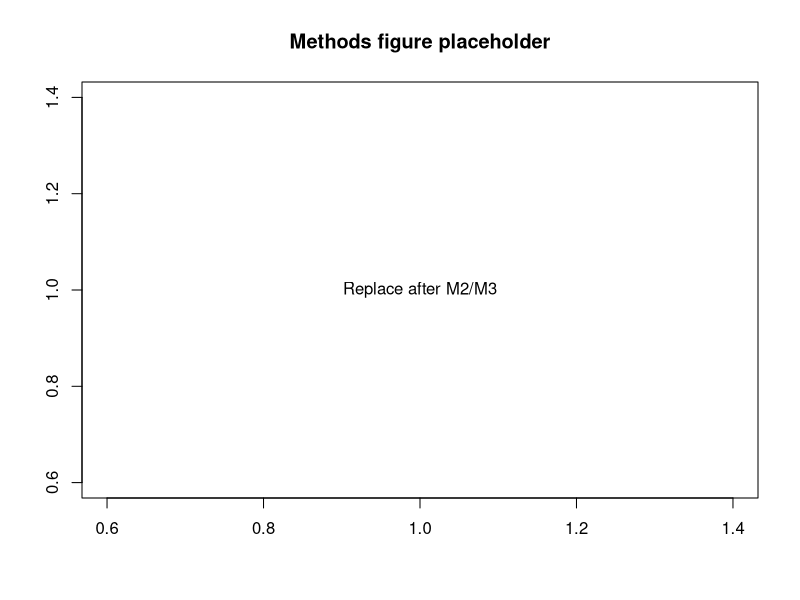

The R script that drew this image:
## ---- chunk 1
#| label: tbl-data-qc
#| tbl-cap: "Example QC summary (replace with your panel)"
#| echo: true

# Replace with your project data when ready:
# panel <- readRDS(here::here("data/processed/analysis_panel.rds"))
# nrow(panel)
knitr::kable(data.frame(
  check = c("Rows", "Counties", "Date range"),
  status = c("stub", "stub", "stub")
))

# note: seems cool but brother i have no idea how to do it
## ---- chunk 2
#| label: fig-methods-placeholder
#| fig-cap: "Replace with a methods diagram or exploratory plot"
#| echo: false
#| fig-width: 5
#| fig-height: 3

plot(1, 1, type = "n", xlab = "", ylab = "", main = "Methods figure placeholder")
text(1, 1, "Replace after M2/M3")
